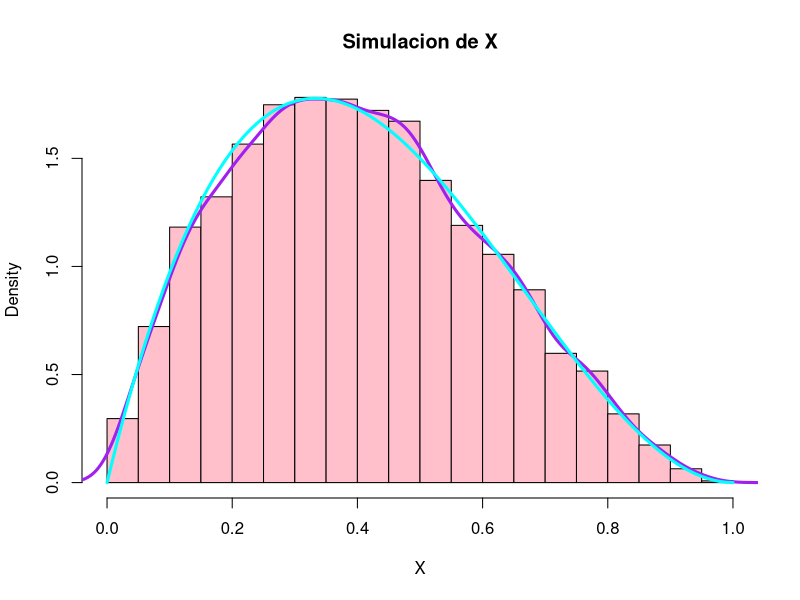
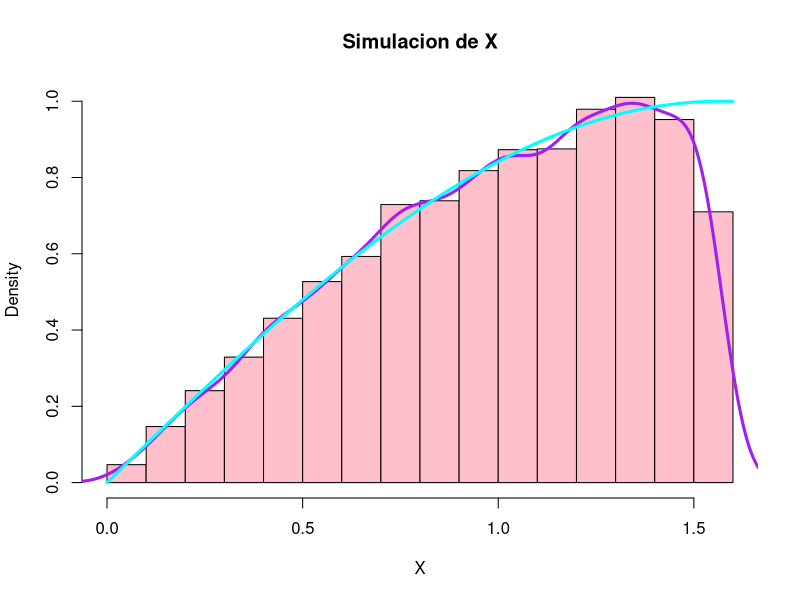
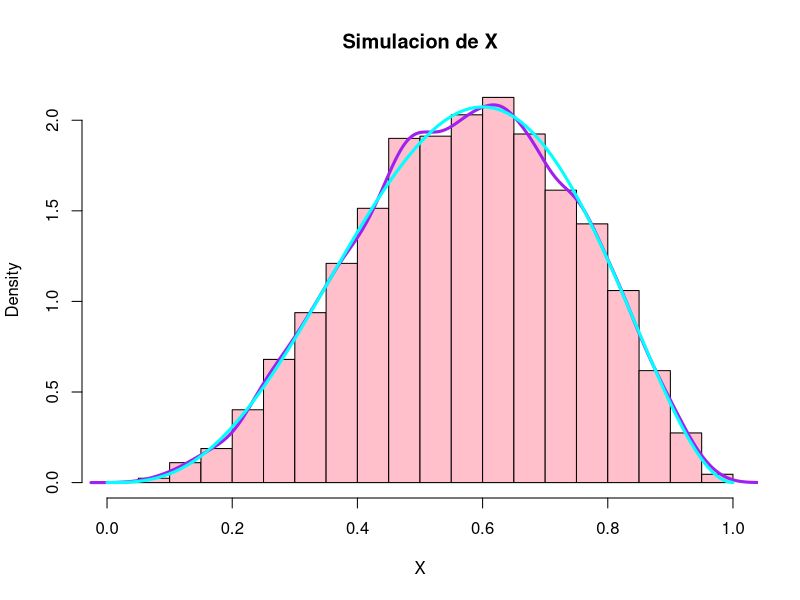

R code for these plots, in order:
## ---- chunk 1
f_densidad<- function(x){
  12 * x * (1 - x) ^ 2
}

M<- function(x){ #Funcion mayorante
  16/9
}
c<- 16/9

n<- 10000 #Numero de simulaciones

X <- numeric()

set.seed(123)

for(i in 1:n){
  repeat{
    Y<- runif(n = 1, 0, 1)
    U<- runif(n = 1, 0, 1)
    if (U <= f_densidad(Y) / M(Y)){
      X[i]<- Y
      break
    }
  }
}

head(X)

hist(X,
     probability = T,
     col = "pink",
     border = "black",
     main = "Simulacion de X")
lines(density(X), col = "purple", lwd = 3)
curve (f_densidad, col = "cyan", add = T, lwd = 3)
## ---- chunk 2
-sin(pi/2)

f_densidad<- function(x){
  sin(x)
}

M<- function(x){ #Funcion mayorante
  1
}
c<- pi / 2

n<- 10000 #Numero de simulaciones

X <- numeric()

set.seed(123)

for(i in 1:n){
  repeat{
    Y<- runif(n = 1, 0, pi/2)
    U<- runif(n = 1, 0, 1)
    if (U <= f_densidad(Y) / M(Y)){
      X[i]<- Y
      break
    }
  }
}

head(X)

hist(X,
     probability = T,
     col = "pink",
     border = "black",
     main = "Simulacion de X")
lines(density(X), col = "purple", lwd = 3)
curve (f_densidad, col = "cyan", add = T, lwd = 3)

## ---- chunk 3
fun1<- function(x){
  300 * (x^4) - 480 * (x^3) + 180 * (x^2)  
}

derivada1<- function(x){
  1200 * (x^3) - 1440 * (x^2) + 360 * (x)  
}

a<- 0 # Limite Inferior
b<- 1 # Limite Superior
p_n<- (a+b)/2
f_p_n<- fun1(p_n)
d_p_n<- derivada1(p_n)

tol<- 0.00001
contador<- 1

resultados<- data.frame(iteracion = contador,
                        p_n = p_n,
                        Abs_f_p_n = abs(f_p_n))
while(abs(f_p_n)>tol){
  contador<- contador +1
  p_n<- p_n - (f_p_n / d_p_n)
  f_p_n<- fun1(p_n)
  d_p_n<- derivada1(p_n)
  resultados<- rbind(resultados, data.frame(iteracion = contador,
                        p_n = p_n,
                        Abs_f_p_n = abs(f_p_n)))
}

## ---- chunk 4
f_densidad<- function(x){
  60 * (x ^ 3) * (1 - x) ^ 2
}

M<- function(x){ #Funcion mayorante
  2.073
}
c<- 2.073

n<- 10000 #Numero de simulaciones

X <- numeric()

set.seed(123)

for(i in 1:n){
  repeat{
    Y<- runif(n = 1, 0, 1)
    U<- runif(n = 1, 0, 1)
    if (U <= f_densidad(Y) / M(Y)){
      X[i]<- Y
      break
    }
  }
}

head(X)

hist(X,
     probability = T,
     col = "pink",
     border = "black",
     main = "Simulacion de X")
lines(density(X), col = "purple", lwd = 3)
curve (f_densidad, col = "cyan", add = T, lwd = 3)
